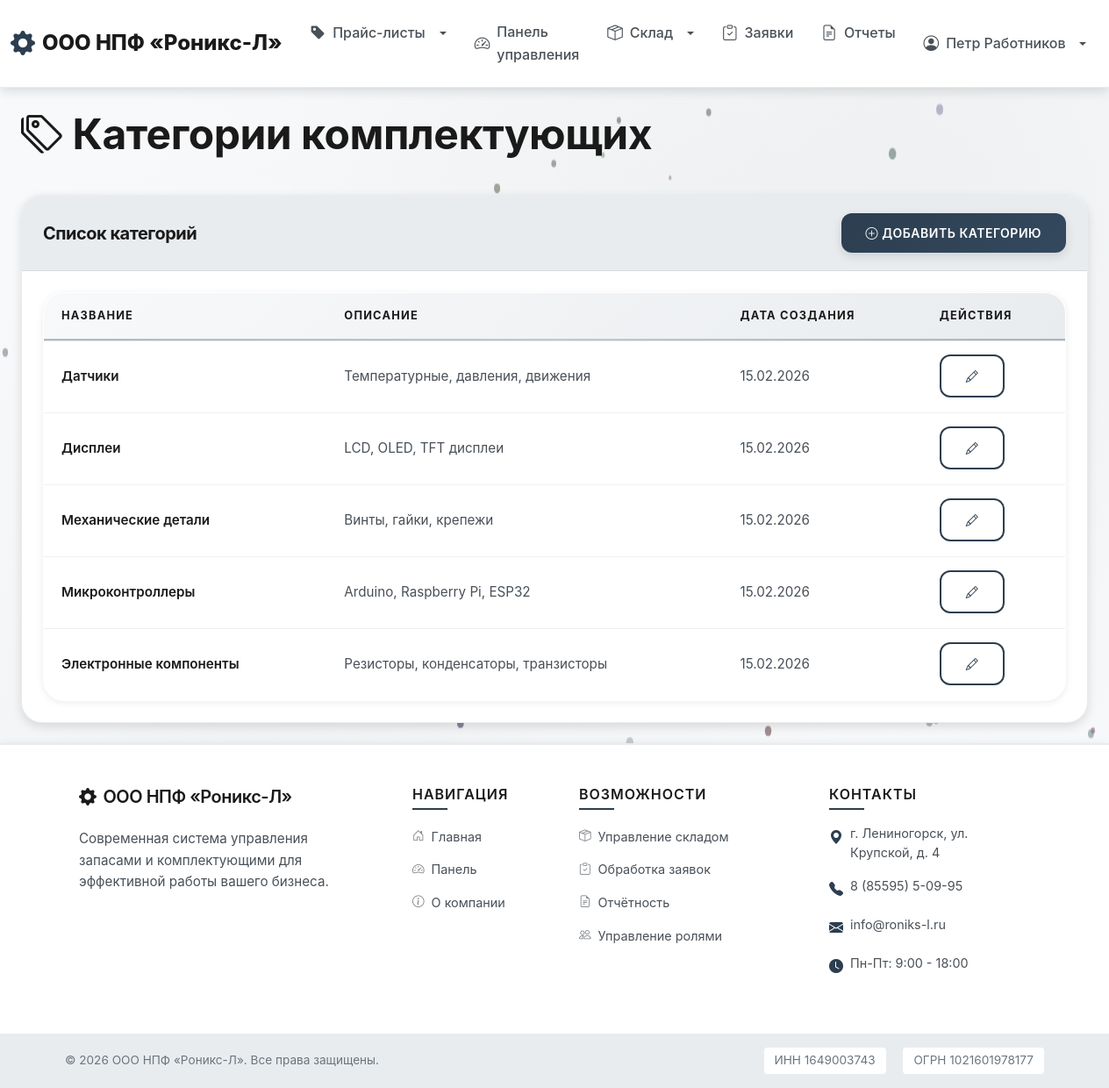
Page /inventory/categories/ (signed in) on the committed database.
### users/models.py (models this page shows, shortened)
class User(AbstractUser):
    ROLE_CHOICES = [
        ('client', 'Клиент'),
        ('worker', 'Работник сервисного центра'),
    ]
    role = models.CharField(
        'Роль',
        max_length=20,
        choices=ROLE_CHOICES,
        default='client'
    )
    phone = models.CharField('Телефон', max_length=20, blank=True)
    address = models.TextField('Адрес', blank=True)
    created_at = models.DateTimeField('Дата регистрации', auto_now_add=True)
    updated_at = models.DateTimeField('Дата обновления', auto_now=True)
    class Meta:
        verbose_name = 'Пользователь'
        verbose_name_plural = 'Пользователи'
        ordering = ['-created_at']
    @property
    def is_worker(self):
        return self.role == 'worker'

### inventory/models.py (models this page shows, shortened)
class Category(models.Model):
    name = models.CharField('Название', max_length=200)
    description = models.TextField('Описание', blank=True)
    created_at = models.DateTimeField('Дата создания', auto_now_add=True)
    class Meta:
        verbose_name = 'Категория'
        verbose_name_plural = 'Категории'
        ordering = ['name']

### inventory/views.py (the view)
# urls.py: path('categories/', views.category_list, name='category_list'),
@login_required
@login_required
def category_list(request):
    if not (request.user.is_worker or request.user.is_superuser):
        messages.error(request, 'У вас нет доступа к этой странице.')
        return redirect('core:dashboard')
    categories = Category.objects.all()
    return render(request, 'inventory/category_list.html', {'categories': categories})

### templates/inventory/category_list.html (shortened to what this page needs)
{% extends 'base.html' %}
{% block content %}
<div class="container-fluid">
    <div class="row mb-4">
        <div class="col-12">
            <h1 class="display-5 fw-bold">
                <i class="bi bi-tags"></i> Категории комплектующих
            </h1>
        </div>
    </div>
    <div class="card">
        <div class="card-header d-flex justify-content-between align-items-center">
            <h5 class="mb-0">Список категорий</h5>
            {% if user.is_worker or user.is_superuser %}
                <a href="{% url 'inventory:category_create' %}" class="btn btn-primary">
                    <i class="bi bi-plus-circle"></i> Добавить категорию
                </a>
            {% endif %}
        </div>
        <div class="card-body">
            <div class="table-responsive">
                <table class="table table-hover">
                    <thead>
                        <tr>
                            <th>Название</th>
                            <th>Описание</th>
                            <th>Дата создания</th>
                            <th>Действия</th>
                        </tr>
                    </thead>
                    <tbody>
                        {% for category in categories %}
                            <tr>
                                <td><strong>{{ category.name }}</strong></td>
                                <td>{{ category.description|truncatewords:15 }}</td>
                                <td>{{ category.created_at|date:"d.m.Y" }}</td>
                                <td>
                                    <div class="btn-group btn-group-sm">
                                        {% if user.is_worker or user.is_superuser %}
                                            <a href="{% url 'inventory:category_edit' category.pk %}" class="btn btn-outline-primary">
                                                <i class="bi bi-pencil"></i>
                                            </a>
                                        {% endif %}
                                    </div>
                                </td>
                            </tr>
                        {% empty %}
                            <tr>
                                <td colspan="4" class="text-center text-muted">Нет категорий</td>
                            </tr>
                        {% endfor %}
                    </tbody>
                </table>
            </div>
        </div>
    </div>
</div>
{% endblock %}

### templates/base.html (shortened to what this page needs)
<!DOCTYPE html>
<html lang="ru">
<head>
    <link href="https://cdn.jsdelivr.net/npm/bootstrap@5.3.0/dist/css/bootstrap.min.css" rel="stylesheet">
    <link rel="stylesheet" href="https://cdn.jsdelivr.net/npm/bootstrap-icons@1.11.0/font/bootstrap-icons.css">
    {% load static %}
    <link rel="stylesheet" href="{% static 'css/style.css' %}">
</head>
<body class="d-flex flex-column min-vh-100">
    <nav class="navbar navbar-expand-lg navbar-light sticky-top">
        <div class="container-fluid">
            <a class="navbar-brand company-logo" href="{% url 'core:home' %}">
                <i class="bi bi-gear-fill"></i> ООО НПФ «Роникс-Л»
            </a>
            <div class="collapse navbar-collapse" id="navbarNav">
                <ul class="navbar-nav me-auto">
                    <li class="nav-item dropdown">
                        <a class="nav-link dropdown-toggle" href="#" role="button" data-bs-toggle="dropdown">
                            <i class="bi bi-tag-fill"></i> Прайс-листы
                        </a>
                    </li>
                    {% if user.is_authenticated %}
                        <li class="nav-item">
                            <a class="nav-link" href="{% url 'core:dashboard' %}">
                                <i class="bi bi-speedometer2"></i> Панель управления
                            </a>
                        </li>
                        {% if user.is_worker or user.is_superuser %}
                            <li class="nav-item dropdown">
                                <a class="nav-link dropdown-toggle" href="#" role="button" data-bs-toggle="dropdown">
                                    <i class="bi bi-box-seam"></i> Склад
                                </a>
                            </li>
                        {% endif %}
                        <li class="nav-item">
                            <a class="nav-link" href="{% url 'orders:order_list' %}">
                                <i class="bi bi-clipboard-check"></i> Заявки
                            </a>
                        </li>
                        {% if user.is_worker or user.is_superuser %}
                            <li class="nav-item">
                                <a class="nav-link" href="{% url 'reports:home' %}">
                                    <i class="bi bi-file-earmark-text"></i> Отчеты
                                </a>
                            </li>
                        {% endif %}
                    {% endif %}
                </ul>
                <ul class="navbar-nav ms-auto">
                    {% if user.is_authenticated %}
                        <li class="nav-item dropdown">
                            <a class="nav-link dropdown-toggle" href="#" role="button" data-bs-toggle="dropdown">
                                <i class="bi bi-person-circle"></i> {{ user.get_full_name|default:user.username }}
                            </a>
                        </li>
                    {% endif %}
                </ul>
            </div>
        </div>
    </nav>
    <main class="container-fluid py-4 flex-grow-1">
        {% block content %}{% endblock %}
    </main>
    <footer class="footer-modern mt-auto">
        <div class="footer-top py-5">
            <div class="container">
                <div class="row g-4">
                    <div class="col-lg-4 col-md-6">
                        <div class="footer-section">
                            <h5 class="footer-title mb-4">
                                <i class="bi bi-gear-fill me-2"></i>ООО НПФ «Роникс-Л»
                            </h5>
                            <p class="footer-text mb-3">
                                Современная система управления запасами и комплектующими для эффективной работы вашего бизнеса.
                            </p>
                        </div>
                    </div>
                    <div class="col-lg-2 col-md-6">
                        <div class="footer-section">
                            <h6 class="footer-subtitle mb-3">Навигация</h6>
                            <ul class="footer-links">
                                <li><a href="{% url 'core:home' %}"><i class="bi bi-house-door me-2"></i>Главная</a></li>
                                {% if user.is_authenticated %}
                                <li><a href="{% url 'core:dashboard' %}"><i class="bi bi-speedometer2 me-2"></i>Панель</a></li>
                                {% endif %}
                                <li><a href="{% url 'core:about' %}"><i class="bi bi-info-circle me-2"></i>О компании</a></li>
                            </ul>
                        </div>
                    </div>
                    <div class="col-lg-3 col-md-6">
                        <div class="footer-section">
                            <h6 class="footer-subtitle mb-3">Возможности</h6>
                            <ul class="footer-links">
                                <li><a href="#"><i class="bi bi-box-seam me-2"></i>Управление складом</a></li>
                                <li><a href="#"><i class="bi bi-clipboard-check me-2"></i>Обработка заявок</a></li>
                                <li><a href="#"><i class="bi bi-file-earmark-text me-2"></i>Отчётность</a></li>
                                <li><a href="#"><i class="bi bi-people me-2"></i>Управление ролями</a></li>
                            </ul>
                        </div>
                    </div>
                    <div class="col-lg-3 col-md-6">
                        <div class="footer-section">
                            <h6 class="footer-subtitle mb-3">Контакты</h6>
                            <ul class="footer-contacts">
                                <li>
                                    <i class="bi bi-geo-alt-fill me-2"></i>
                                    <span>г. Лениногорск, ул. Крупской, д. 4</span>
                                </li>
                                <li>
                                    <i class="bi bi-telephone-fill me-2"></i>
                                    <span>8 (85595) 5-09-95</span>
                                </li>
                                <li>
                                    <i class="bi bi-envelope-fill me-2"></i>
                                    <span>info@roniks-l.ru</span>
                                </li>
                                <li>
                                    <i class="bi bi-clock-fill me-2"></i>
                                    <span>Пн-Пт: 9:00 - 18:00</span>
                                </li>
                            </ul>
                        </div>
                    </div>
                </div>
            </div>
        </div>
        <div class="footer-bottom py-3">
            <div class="container">
                <div class="row align-items-center">
                    <div class="col-md-6 text-center text-md-start mb-2 mb-md-0">
                        <p class="footer-copyright mb-0">
                            &copy; 2026 ООО НПФ «Роникс-Л». Все права защищены.
                        </p>
                    </div>
                    <div class="col-md-6 text-center text-md-end">
                        <p class="footer-legal mb-0">
                            <span class="me-3">ИНН 1649003743</span>
                            <span>ОГРН 1021601978177</span>
                        </p>
                    </div>
                </div>
            </div>
        </div>
    </footer>
</body>
</html>

### rows in the picture
User: get_full_name "Петр Работников"
Category: name "Датчики", description "Температурные, давления, движения", created_at "15.02.2026"
Category: name "Дисплеи", description "LCD, OLED, TFT дисплеи", created_at "15.02.2026"
Category: name "Механические детали", description "Винты, гайки, крепежи", created_at "15.02.2026"
Category: name "Микроконтроллеры", description "Arduino, Raspberry Pi, ESP32", created_at "15.02.2026"
Category: name "Электронные компоненты", description "Резисторы, конденсаторы, транзисторы", created_at "15.02.2026"
